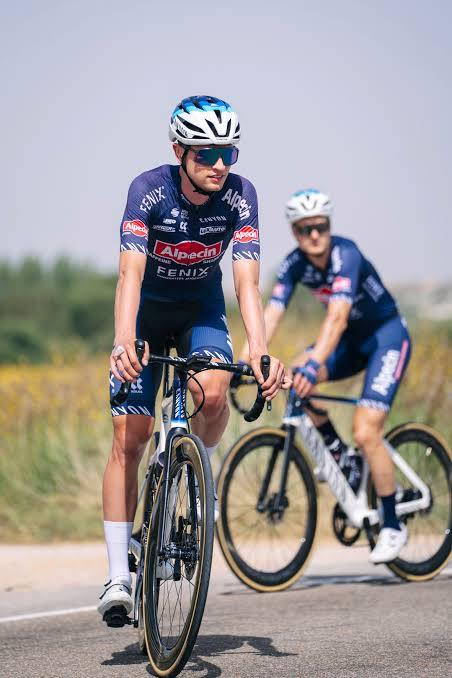
#> input picture img-original-0079/ciclista/ciclista1.jpg, 452 x 678 px, found by its file name; its folder holds only this picture in this run
$ python p6-preparacion-img-0079.py
#> lines starting #> are read from the running program, lines starting #| are printed output that depends on the picture
import cv2
import numpy as np
import os
import csv
# Iram Jimenez NC = 0079
# 1. Configuración inicial
carpeta_original = "img-original-0079"
carpeta_preparadas = "img-preparadas-0079"
carpeta_resultados = "resultados-img-0079"

ANCHO_DESTINO = 224
ALTO_DESTINO = 224

# Crear carpetas de salida si no existen
os.makedirs(carpeta_preparadas, exist_ok=True)
os.makedirs(carpeta_resultados, exist_ok=True)

categorias = ["ciclista", "nadador"]
reporte = []
imagenes_procesadas = 0
imagenes_aprobadas = 0

print("🚀 Iniciando preparación de imágenes...\n")

# 2. Recorrer cada categoría y sus archivos
for categoria in categorias:
    ruta_origen = os.path.join(carpeta_original, categoria)
    ruta_destino = os.path.join(carpeta_preparadas, categoria)

    os.makedirs(ruta_destino, exist_ok=True)

    if not os.path.exists(ruta_origen):
        print(f"⚠️ La carpeta {ruta_origen} no existe. Saltando...")
        continue

    for nombre_archivo in os.listdir(ruta_origen):
        # Filtrar solo archivos de imagen válidos
        if not nombre_archivo.lower().endswith(('.png', '.jpg', '.jpeg', '.bmp')):
            continue

        ruta_imagen = os.path.join(ruta_origen, nombre_archivo)
        nombre_sin_ext = os.path.splitext(nombre_archivo)[0]

        print(f"📸 Procesando: {nombre_archivo}")

        # 3. Leer la imagen
        imagen = cv2.imread(ruta_imagen)
#> imagen is the input picture: shape (678, 452, 3); mean B, G, R 153.6, 152.5, 157.4
        if imagen is None:
            print(f"   ❌ Error: No se pudo leer la imagen.")
            reporte.append([categoria, nombre_archivo, "ERROR", "-", "-", "-", "-", "-", "-", "REVISAR"])
            continue

        imagenes_procesadas += 1
        alto_orig, ancho_orig, canales = imagen.shape
#> alto_orig = 678; ancho_orig = 452; canales = 3
        print(f"   📏 Dimensiones originales: {ancho_orig} x {alto_orig}")
#|    📏 Dimensiones originales: 452 x 678

        # 4. Redimensionar la imagen
        imagen_redimensionada = cv2.resize(imagen, (ANCHO_DESTINO, ALTO_DESTINO), interpolation=cv2.INTER_AREA)
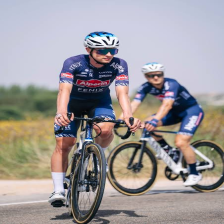
#> imagen_redimensionada: shape (224, 224, 3); mean B, G, R 153.6, 152.5, 157.4
        print(f"   📐 Dimensiones nuevas: {ANCHO_DESTINO} x {ALTO_DESTINO}")

        # Guardar la imagen redimensionada como JPG
        ruta_jpg = os.path.join(ruta_destino, f"{nombre_sin_ext}.jpg")
        cv2.imwrite(ruta_jpg, imagen_redimensionada)

        # 5. Normalizar los valores de los píxeles (de 0-255 a 0.0-1.0)
        imagen_normalizada = imagen_redimensionada.astype(np.float32) / 255.0
        val_min = float(np.min(imagen_normalizada))
#> val_min = 0
        val_max = float(np.max(imagen_normalizada))
#> val_max = 1
        print(f"   🔢 Rango normalizado: {val_min:.3f} a {val_max:.3f}")
#|    🔢 Rango normalizado: 0.000 a 1.000

        # Guardar los datos numéricos normalizados como archivo .npy
        ruta_npy = os.path.join(ruta_destino, f"{nombre_sin_ext}.npy")
        np.save(ruta_npy, imagen_normalizada)

        # 6. Evaluar automáticamente el resultado
        dimensiones_correctas = (imagen_redimensionada.shape[0] == ALTO_DESTINO and
                                 imagen_redimensionada.shape[1] == ANCHO_DESTINO)
#> dimensiones_correctas = True
        rango_correcto = (val_min >= 0.0 and val_max <= 1.0)
#> rango_correcto = True
        archivos_guardados = os.path.isfile(ruta_jpg) and os.path.isfile(ruta_npy)

        if dimensiones_correctas and rango_correcto and archivos_guardados:
            estado = "APROBADA"
            imagenes_aprobadas += 1
            print(f"   ✅ Evaluación: APROBADA\n")
        else:
            estado = "REVISAR"
            print(f"   ⚠️ Evaluación: REVISAR\n")

        # 7. Guardar datos en la lista para el reporte final
        reporte.append([
            categoria, nombre_archivo, "OK", ancho_orig, alto_orig,
            ANCHO_DESTINO, ALTO_DESTINO, round(val_min, 3), round(val_max, 3), estado
        ])
#> pass 2 of the loop `for categoria in categorias:`:
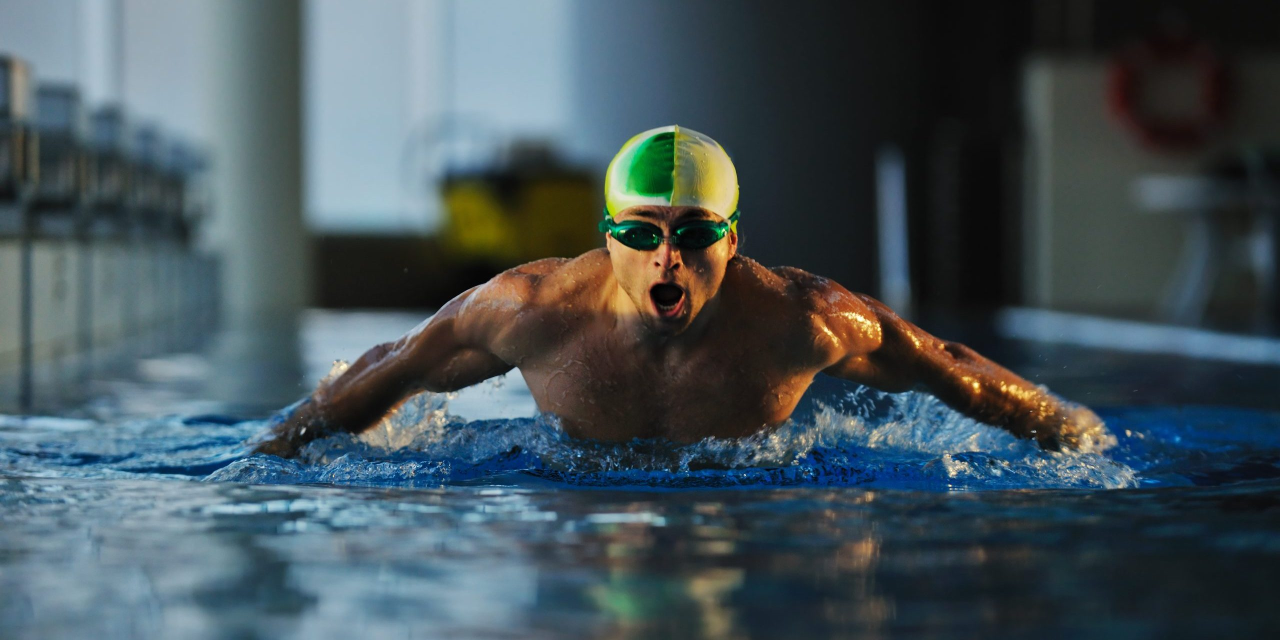
#> input picture img-original-0079/nadador/nadador1.jpg, 2560 x 1280 px, found by its file name (shown at 1/2 size)
#> imagen is the input picture: shape (1280, 2560, 3); mean B, G, R 88.4, 82.8, 68.7
#|    📏 Dimensiones originales: 2560 x 1280
#> `imagen_redimensionada = cv2.resize(imagen, (ANCHO_DESTINO, ALTO_DESTIN..`:
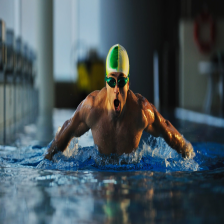
#> imagen_redimensionada: shape (224, 224, 3); mean B, G, R 88.4, 82.8, 68.7
#> val_max = 0.988
#|    🔢 Rango normalizado: 0.000 a 0.988

# 8. Generar el reporte en formato CSV
ruta_reporte = os.path.join(carpeta_resultados, "reporte_preparacion.csv")
with open(ruta_reporte, "w", newline="", encoding="utf-8") as archivo:
    escritor = csv.writer(archivo)
    escritor.writerow([
        "Categoría", "Archivo original", "Lectura",
        "Ancho original", "Alto original", "Ancho preparado", "Alto preparado",
        "Valor mínimo norm.", "Valor máximo norm.", "Evaluación"
    ])
    escritor.writerows(reporte)

# 9. Resumen final en consola
print("=" * 45)
print("🎉 RESUMEN DE LA PRÁCTICA")
print("=" * 45)
print(f"Imágenes procesadas: {imagenes_procesadas}")
print(f"Imágenes aprobadas:  {imagenes_aprobadas}")
print(f"Imágenes a revisar:  {imagenes_procesadas - imagenes_aprobadas}")
print(f"\n📁 Reporte guardado en: {ruta_reporte}")
print("✅ PRÁCTICA TERMINADA EXITOSAMENTE")
print("Iram Jimenez NC = 0079")
